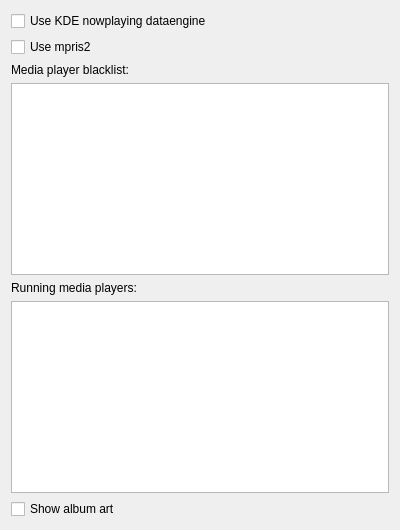
<?xml version="1.0" encoding="UTF-8"?>
<ui version="4.0">
 <class>Form</class>
 <widget class="QWidget" name="Form">
  <property name="minimumSize">
   <size>
    <width>400</width>
    <height>340</height>
   </size>
  </property>
  <property name="windowTitle">
   <string>Form</string>
  </property>
  <layout class="QVBoxLayout" name="verticalLayout_2">
    <item>
     <widget class="QCheckBox" name="use_nowplaying">
      <property name="text">
       <string>Use KDE nowplaying dataengine</string>
      </property>
     </widget>
    </item>
    <item>
     <widget class="QCheckBox" name="use_mpris2">
      <property name="text">
       <string>Use mpris2</string>
      </property>
     </widget>
    </item>
    <item>
       <widget class="QLabel" name="mediaplayerBlacklistLabel">
        <property name="text">
         <string>Media player blacklist:</string>
        </property>
        <property name="alignment">
         <set>Qt::AlignLeading|Qt::AlignLeft|Qt::AlignTop</set>
        </property>
       </widget>
      </item>
    <item>
       <widget class="QPlainTextEdit" name="mediaplayerBlacklist"/>
      </item>
    <item>
        <widget class="QLabel" name="runningMediaplayersLabel">
        <property name="text">
         <string>Running media players:</string>
        </property>
        <property name="alignment">
         <set>Qt::AlignLeading|Qt::AlignLeft|Qt::AlignTop</set>
        </property>
       </widget>
    </item>

      <item>
       <widget class="QPlainTextEdit" name="runningMediaplayers"/>
   </item>

    <item>
     <widget class="QCheckBox" name="show_albumart">
      <property name="text">
       <string>Show album art</string>
      </property>
     </widget>
    </item>

  </layout>
 </widget>
 <resources/>
 <connections/>
</ui>
